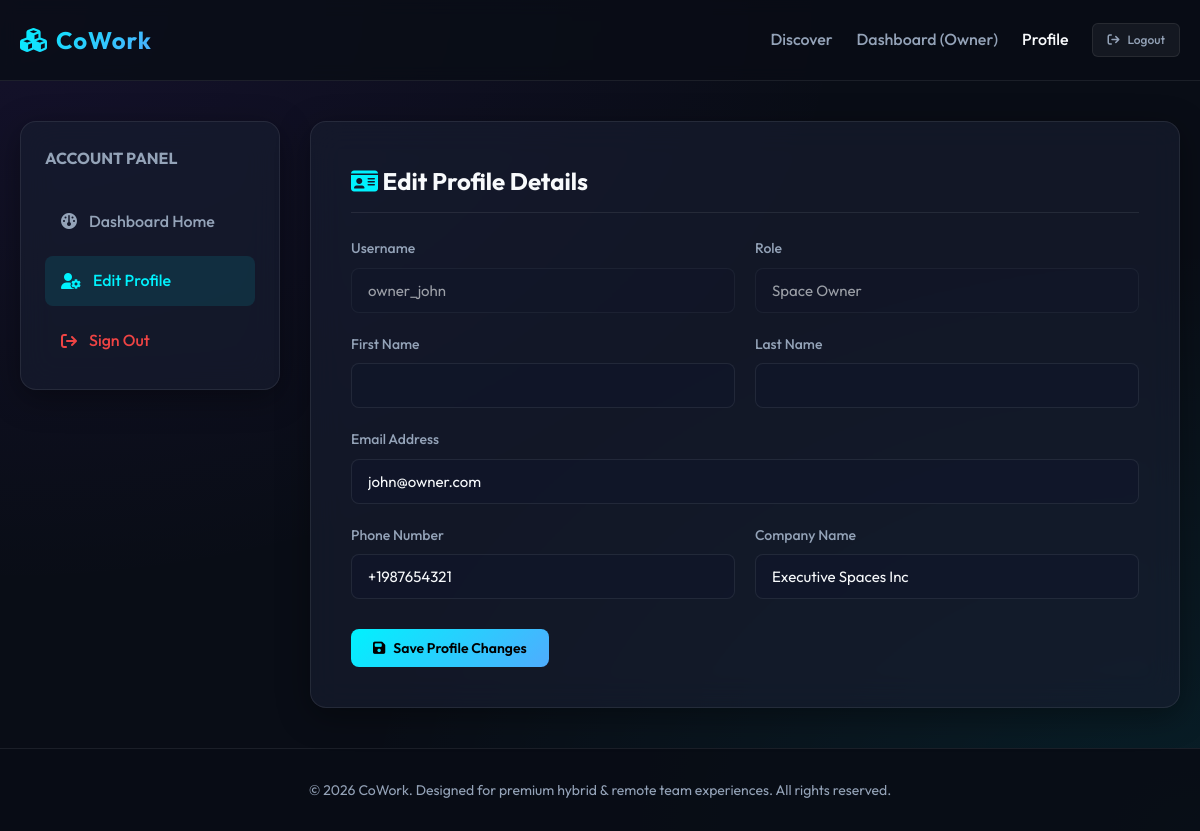
The app's page /accounts/profile/ (signed in) with its own data.
### accounts/models.py (models this page shows, shortened)
class CustomUser(AbstractUser):
    ROLE_CHOICES = (
        ('CLIENT', 'Client / Freelancer'),
        ('OWNER', 'Space Owner'),
        ('ADMIN', 'Administrator'),
    )
    role = models.CharField(max_length=10, choices=ROLE_CHOICES, default='CLIENT')
    phone = models.CharField(max_length=15, blank=True, null=True)
    company_name = models.CharField(max_length=100, blank=True, null=True)

### accounts/views.py (the view, shortened to what this page needs)
# urls.py: path('profile/', views.profile_view, name='profile'),
@login_required
def profile_view(request):
    return render(request, 'accounts/profile.html')

### accounts/context_processors.py (called while the page is built)
def notifications_context(request):
    if request.user.is_authenticated:
        unread_notifications = request.user.notifications.filter(is_read=False)
        all_notifications = request.user.notifications.all()[:10]
        return {
            'unread_notifications_count': unread_notifications.count(),
            'unread_notifications': unread_notifications,
            'all_notifications': all_notifications,
        }
    return {
        'unread_notifications_count': 0,
        'unread_notifications': [],
        'all_notifications': [],
    }

### templates/accounts/profile.html (shortened to what this page needs)
{% extends 'base.html' %}
{% block content %}
<div class="dashboard-grid">
    <div class="glass-panel dashboard-menu">
        <h3 style="margin-bottom: 15px; font-size: 16px; color: var(--text-secondary);">ACCOUNT PANEL</h3>
        <a href="{% url 'dashboard_home' %}" class="dashboard-menu-link">
            <i class="fa-solid fa-gauge"></i> Dashboard Home
        </a>
        <a href="{% url 'profile' %}" class="dashboard-menu-link active">
            <i class="fa-solid fa-user-gear"></i> Edit Profile
        </a>
        <a href="{% url 'logout' %}" class="dashboard-menu-link" style="color: var(--danger);">
            <i class="fa-solid fa-arrow-right-from-bracket"></i> Sign Out
        </a>
    </div>
    <div class="dashboard-content">
        <div class="glass-panel" style="padding: 40px;">
            <h2 style="margin-bottom: 24px; font-weight: 700; border-bottom: 1px solid var(--border-color); padding-bottom: 12px;">
                <i class="fa-solid fa-id-card" style="color: var(--accent-primary);"></i> Edit Profile Details
            </h2>
            <form method="POST">
                <div style="display: grid; grid-template-columns: 1fr 1fr; gap: 20px;">
                    <div class="form-group">
                        <label>Username</label>
                        <input type="text" class="form-control" value="{{ user.username }}" disabled style="opacity: 0.6; cursor: not-allowed;">
                    </div>
                    <div class="form-group">
                        <label>Role</label>
                        <input type="text" class="form-control" value="{{ user.get_role_display }}" disabled style="opacity: 0.6; cursor: not-allowed;">
                    </div>
                </div>
                <div style="display: grid; grid-template-columns: 1fr 1fr; gap: 20px;">
                    <div class="form-group">
                        <label for="first_name">First Name</label>
                        <input type="text" name="first_name" id="first_name" class="form-control" value="{{ user.first_name }}">
                    </div>
                    <div class="form-group">
                        <label for="last_name">Last Name</label>
                        <input type="text" name="last_name" id="last_name" class="form-control" value="{{ user.last_name }}">
                    </div>
                </div>
                <div class="form-group">
                    <label for="email">Email Address</label>
                    <input type="email" name="email" id="email" class="form-control" value="{{ user.email }}" required>
                </div>
                <div style="display: grid; grid-template-columns: 1fr 1fr; gap: 20px;">
                    <div class="form-group">
                        <label for="phone">Phone Number</label>
                        <input type="text" name="phone" id="phone" class="form-control" value="{{ user.phone|default:'' }}">
                    </div>
                    <div class="form-group">
                        <label for="company_name">Company Name</label>
                        <input type="text" name="company_name" id="company_name" class="form-control" value="{{ user.company_name|default:'' }}">
                    </div>
                </div>
                <button type="submit" class="btn btn-primary" style="margin-top: 10px;">
                    <i class="fa-solid fa-floppy-disk"></i> Save Profile Changes
                </button>
            </form>
        </div>
    </div>
</div>
{% endblock %}

### static/css/styles.css (style rules this page uses)
:root { --bg-primary: #090d16; --bg-secondary: #0f172a; --card-bg: rgba(23, 30, 48, 0.65); --border-color: rgba(255, 255, 255, 0.08); --text-primary: #f8fafc; --text-secondary: #94a3b8; --accent-gradient: linear-gradient(135deg, #00f2fe 0%, #4facfe 100%); --accent-primary: #00f2fe; --accent-secondary: #7c3aed; --success: #10b981; --warning: #f59e0b; --danger: #ef4444; --transition: all 0.3s cubic-bezier(0.4, 0, 0.2, 1); --shadow-glow: 0 0 20px rgba(0, 242, 254, 0.15); }
* { margin: 0; padding: 0; box-sizing: border-box; }
body { font-family: 'Outfit', sans-serif; background-color: var(--bg-primary); background-image: radial-gradient(at 0% 0%, rgba(124, 58, 237, 0.1) 0px, transparent 50%), radial-gradient(at 100% 100%, rgba(0, 242, 254, 0.08) 0px, transparent 50%); background-attachment: fixed; color: var(--text-primary); line-height: 1.6; min-height: 100vh; display: flex; flex-direction: column; }
a { color: var(--accent-primary); text-decoration: none; transition: var(--transition); }
.glass-panel { background: var(--card-bg); backdrop-filter: blur(16px); -webkit-backdrop-filter: blur(16px); border: 1px solid var(--border-color); border-radius: 16px; box-shadow: 0 8px 32px 0 rgba(0, 0, 0, 0.37); }
.btn { display: inline-flex; align-items: center; justify-content: center; padding: 10px 22px; border-radius: 8px; font-weight: 600; font-family: inherit; cursor: pointer; transition: var(--transition); gap: 8px; border: none; font-size: 14px; }
.btn-primary { background: var(--accent-gradient); color: #000; }
.form-group { margin-bottom: 20px; }
.form-group label { display: block; margin-bottom: 8px; font-weight: 500; color: var(--text-secondary); font-size: 14px; }
.form-control, select, textarea { width: 100%; padding: 12px 16px; background: rgba(15, 23, 42, 0.6); border: 1px solid var(--border-color); border-radius: 8px; color: var(--text-primary); font-family: inherit; font-size: 15px; transition: var(--transition); }
.dashboard-grid { display: grid; grid-template-columns: 260px 1fr; gap: 30px; padding: 40px 0; }
.dashboard-menu { padding: 24px; height: fit-content; display: flex; flex-direction: column; gap: 10px; }
.dashboard-menu-link { display: flex; align-items: center; gap: 12px; padding: 12px 16px; border-radius: 8px; color: var(--text-secondary); font-weight: 500; transition: var(--transition); }
.dashboard-menu-link:hover, .dashboard-menu-link.active { background: rgba(0, 242, 254, 0.1); color: var(--accent-primary); }
.dashboard-content { display: flex; flex-direction: column; gap: 30px; }

### records on screen
CustomUser: username "owner_john", role "Space Owner", email "john@owner.com", phone "+1987654321", company_name "Executive Spaces Inc"
